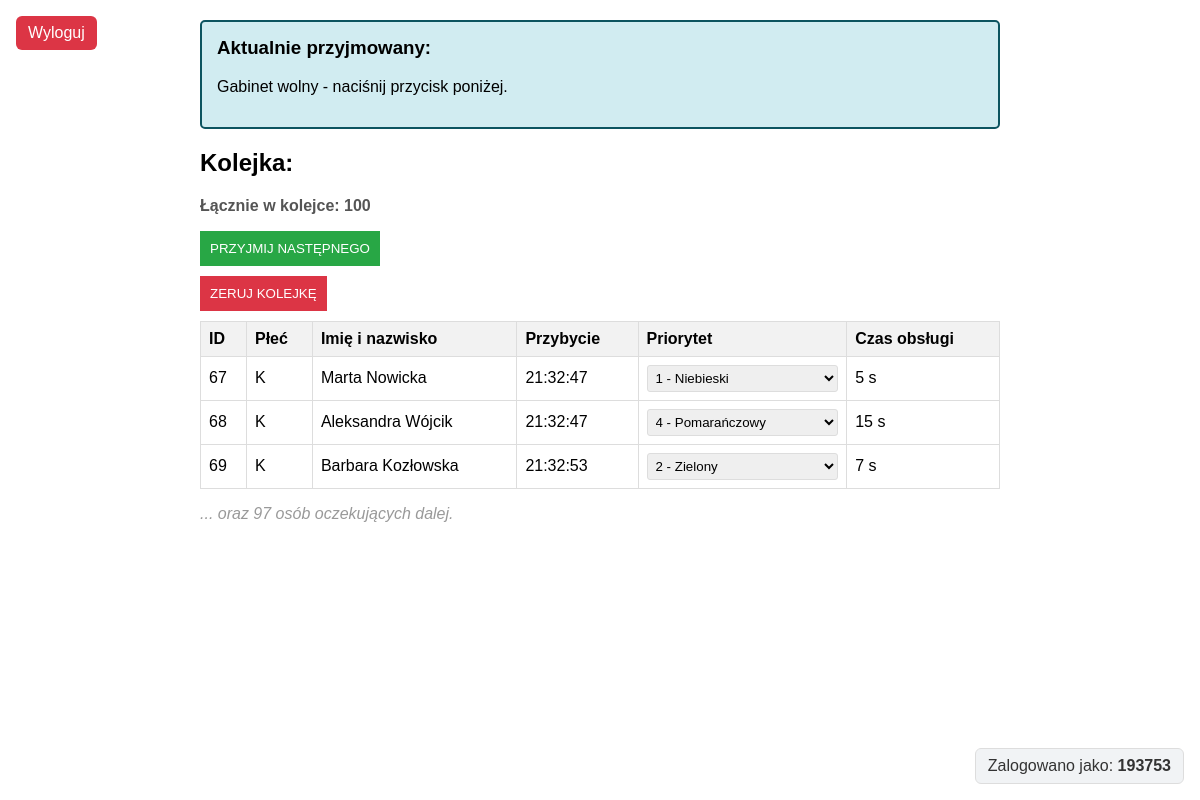
Screenshot of / (signed in) with the database file from the repository.
### tables this page shows
CREATE TABLE patients (
                id INTEGER PRIMARY KEY,
                gender TEXT NOT NULL,
                full_name TEXT NOT NULL,
                arrival_time TEXT NOT NULL,
                priority_number INTEGER,
                service_time_seconds INTEGER
            );

### app/init.py (the view)
class PatientFormView(MethodView):
    def get(self):
        start_background_patient_generation()
        patients = patient_db.get_all_patients()
        print(patients)
        current_time = time.time()
        time_passed = current_time - patient_registry._last_admit_time
        current_service_seconds = max(0, int(patient_registry._current_service_seconds or 0))
        wait_time = max(0, current_service_seconds - time_passed) if patient_registry._last_admit_time > 0 else 0
        return render_template(
            "index.html",
            patients=patients,
            current=patient_registry.get_current_patient(),
            wait_time=round(wait_time, 1),
            current_service_seconds=current_service_seconds,
            error=None
        )

### app/database.py (called while the page is built)
    def get_all_patients(self):
        with self._lock:
            self.cur.execute("""
                SELECT id, gender, full_name, arrival_time, priority_number, service_time_seconds
                FROM patients
                ORDER BY id
            """)
            rows = self.cur.fetchall()
        return [
            {
                "id": r[0],
                "gender": r[1],
                "full_name": r[2],
                "arrival_time": r[3],
                "priority": r[4],
                "service_time_seconds": r[5],
            }
            for r in rows
        ]

### app/init.py (called while the page is built)
def start_background_patient_generation():
    global _generator_started
    with _generator_start_lock:
        if _generator_started:
            return
        worker = threading.Thread(target=_patient_generation_worker, daemon=True)
        worker.start()
        _generator_started = True

    def get_current_patient(self):
        with self._lock:
            return self._current_patient

### app/templates/index.html (shortened to what this page needs)
<!doctype html>
<html lang="pl">
<head>
</head>
<body style="font-family: Arial, sans-serif; max-width: 800px; margin: auto;" data-wait-time='{{ wait_time|tojson }}' data-current-service-seconds='{{ current_service_seconds|tojson }}'>
    <div id="current-card" style="background-color: #d1ecf1; border: 2px solid #0c5460; padding: 15px; border-radius: 5px; margin: 20px 0;">
        <h3 style="margin-top: 0;">Aktualnie przyjmowany:</h3>
        {% if current %}
            <p id="current-name" style="font-size: 1.2em;"><strong>{{ current.full_name }}</strong></p>
            <p id="current-meta" style="margin: 4px 0; color: #444;">
                ID: {{ current.id if current.id is defined else '-' }} |
                Płeć: {{ current.gender if current.gender is defined else '-' }} |
                Przybycie: {{ current.arrival_time if current.arrival_time is defined else '-' }} |
                Service: {{ current.service_time_seconds if current.service_time_seconds is not none else '-' }} s |
                Priorytet: {{ current.priority if current.priority is defined else '-' }}
            </p>
            <p id="current-empty" style="display: none;">Gabinet wolny - naciśnij przycisk poniżej.</p>
        {% else %}
            <p id="current-empty">Gabinet wolny - naciśnij przycisk poniżej.</p>
        {% endif %}
    </div>
    <h2>Kolejka:</h2>
	<p id="queue-count" style="font-weight: bold; color: #555;">
            Łącznie w kolejce: {{ patients|length }}
        </p>
        <form method="post" action="/admit" id="admitForm">
            <button type="submit" id="admitBtn" style="background: #28a745; color: white; border: none; padding: 10px; cursor: pointer;">
                PRZYJMIJ NASTĘPNEGO
            </button>
        </form>
        <button id="resetQueueBtn" type="button" style="background: #dc3545; color: white; border: none; padding: 10px; cursor: pointer; margin-top: 10px;">
            ZERUJ KOLEJKĘ
        </button>
        <table style="width: 100%; border-collapse: collapse; margin-top: 10px;">
            <thead>
                <tr style="background: #f2f2f2;">
                    <th style="border: 1px solid #ddd; padding: 8px; text-align: left;">ID</th>
                    <th style="border: 1px solid #ddd; padding: 8px; text-align: left;">Płeć</th>
                    <th style="border: 1px solid #ddd; padding: 8px; text-align: left;">Imię i nazwisko</th>
                    <th style="border: 1px solid #ddd; padding: 8px; text-align: left;">Przybycie</th>
                    <th style="border: 1px solid #ddd; padding: 8px; text-align: left;">Priorytet</th>
                    <th style="border: 1px solid #ddd; padding: 8px; text-align: left;">Czas obsługi</th>
                </tr>
            </thead>
            <tbody id="queue-body">
                {% for patient in patients[:3] %}
                    <tr>
                        <td style="border: 1px solid #ddd; padding: 8px;">{{ patient.id if patient.id is defined else '-' }}</td>
                        <td style="border: 1px solid #ddd; padding: 8px;">{{ patient.gender if patient.gender is defined else '-' }}</td>
                        <td style="border: 1px solid #ddd; padding: 8px;">
                            {{ patient.full_name if patient.full_name is defined else ((patient.first_name ~ ' ' ~ patient.last_name)|trim) }}
                        </td>
                        <td style="border: 1px solid #ddd; padding: 8px;">{{ patient.arrival_time if patient.arrival_time is defined else '-' }}</td>
                        <td style="border: 1px solid #ddd; padding: 8px;">
                            <select class="priority-select patient-priority-select" data-patient-id="{{ patient.id if patient.id is defined else '' }}" style="width: 100%;">
                                <option value="1" {% if patient.priority == 1 %}selected{% endif %}>1 - Niebieski</option>
                                <option value="2" {% if patient.priority == 2 %}selected{% endif %}>2 - Zielony</option>
                                <option value="4" {% if patient.priority == 4 %}selected{% endif %}>4 - Pomarańczowy</option>
                            </select>
                        </td>
                        <td style="border: 1px solid #ddd; padding: 8px;">{{ patient.service_time_seconds if patient.service_time_seconds is defined else '-' }} s</td>
                    </tr>
                {% endfor %}
            </tbody>
        </table>
        {% if patients|length > 3 %}
            <p id="queue-overflow" style="font-style: italic; color: #999;">
                ... oraz {{ patients|length - 3 }} osób oczekujących dalej.
            </p>
        {% else %}
            <p id="queue-overflow" style="font-style: italic; color: #999; display: none;"></p>
        {% endif %}
    <a href="{{ url_for('auth.logout') }}"
       style="position: fixed; top: 16px; left: 16px; z-index: 1000; padding: 8px 12px; background: #dc3545; color: #fff; text-decoration: none; border-radius: 6px;">
      Wyloguj
    </a>
    <div style="position: fixed; right: 16px; bottom: 16px; z-index: 1000; padding: 8px 12px; background: #f1f3f5; border: 1px solid #ddd; border-radius: 6px; color: #333;">
      Zalogowano jako: <strong>{{ current_user or '-' }}</strong>
    </div>
</body>
</html>

### app/templates/index.html (style rules this page uses)
.priority-select { padding: 4px; border: 1px solid #ddd; border-radius: 3px; cursor: pointer; }

### rows the page displays
patients: id "67", gender "K", full_name "Marta Nowicka", arrival_time "21:32:47", id "1 - Niebieski", service_time_seconds "5"
patients: id "68", gender "K", full_name "Aleksandra Wójcik", arrival_time "21:32:47", id "4 - Pomarańczowy", service_time_seconds "15"
patients: id "69", gender "K", full_name "Barbara Kozłowska", arrival_time "21:32:53", id "2 - Zielony", service_time_seconds "7"

### other values shown
{{ patients|length }} "100"
{{ patients|length - 3 }} "97"
{{ current_user or '-' }} "193753"
